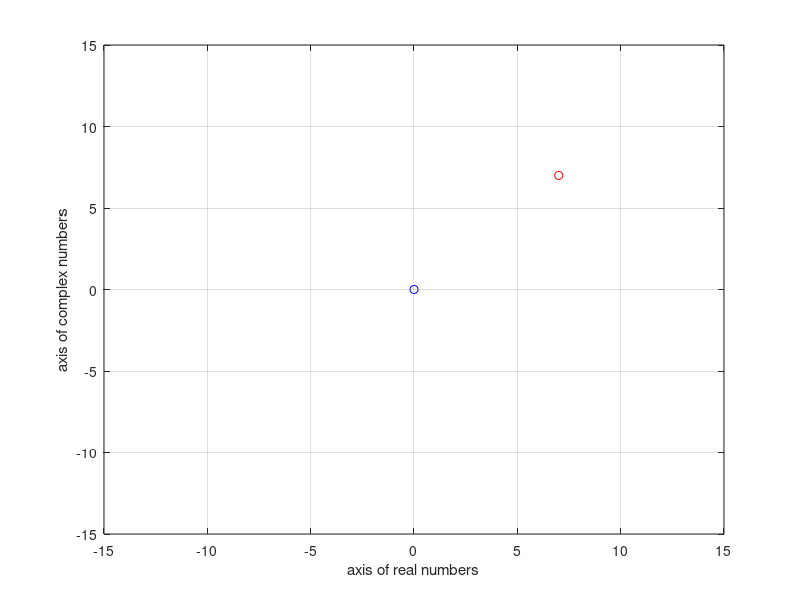

Source code (MATLAB):
%ÓSCAR POBLETE SÁENZ
%Rotations plotting
%26/08/21
clc
clear
close
v=[7;7]
theta=(3/2)*pi
A0=[cos(theta),-sin(theta)...
    sin(theta),cos(theta)]
vr=A0.*v
%Graph the complex number a
plot(v(1),v(2),'ro',vr(1),vr(2),'bo')
grid on
axis([-15 15 -15 15])
xlabel('axis of real numbers')
ylabel('axis of complex numbers')